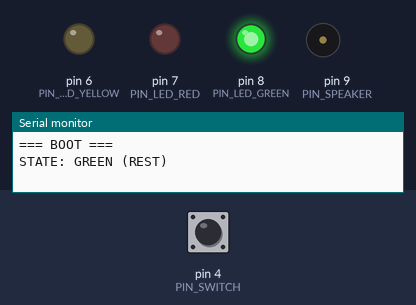
Simulated run of this sketch. Board: Arduino Uno, built with avr-gcc and run on an emulated ATmega328P. On the bench: output pins drawn as LEDs (lit = HIGH), buzzer (waves = sounding), the last lines printed to the serial monitor. The inputs (shaded band) are chosen by the test bench; at power-on: pin 4 (PIN_SWITCH) HIGH.

Above: at 1.2 s.
1.3 s: pin 4 (PIN_SWITCH) pulled LOW for 0.15 s
At 2.3 s:
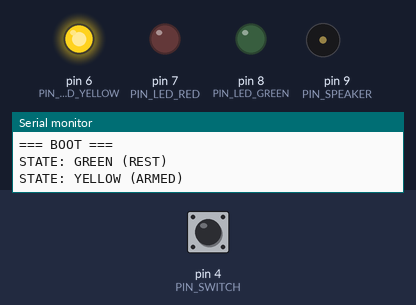
2.9 s: pin 4 (PIN_SWITCH) pulled LOW for 1 s
At 4.5 s:
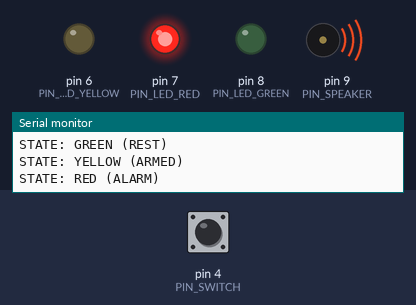
5.4 s: pin 4 (PIN_SWITCH) pulled LOW for 3.2 s
At 6.0 s:
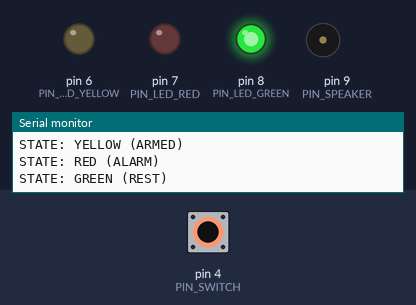
Timing chart, 0 to 8.4 s (numbered marks = the images above; inputs shaded):
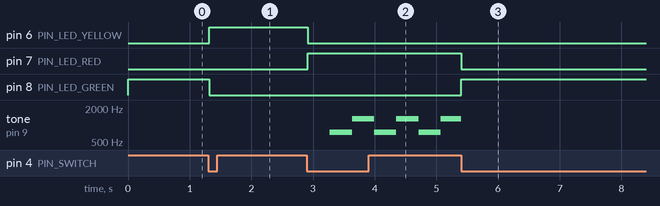

The sketch:

AntiTheftTroubleshooting_copy.ino
```cpp
/*
  Anti-Theft Backpack — TROUBLESHOOTING CODE v6 (No MPU)
  ========================================================
  Fixed:
    - LED pin assignments corrected (green=D7, yellow=D6, red=D8)
    - State advances IMMEDIATELY when switch latches ON (goes LOW)
    - Waits for switch to latch OFF (goes HIGH) before allowing next advance

  Wiring:
    Switch: one terminal → D4, other terminal → GND
    Green LED  → D7 (with 470Ω to GND)
    Yellow LED → D6 (with 470Ω to GND)
    Red LED    → D8 (with 470Ω to GND)
    Speaker    → D9
*/

const int PIN_SWITCH     = 4;
const int PIN_LED_GREEN  = 8;   // GREEN  on D7
const int PIN_LED_YELLOW = 6;   // YELLOW on D6
const int PIN_LED_RED    = 7;   // RED    on D8
const int PIN_SPEAKER    = 9;

enum State { REST, ARMED, ALARM };
State currentState = REST;

bool readyForNext = true;  // true = we can accept a new ON press

unsigned long lastToneTime = 0;
bool toneHigh = false;

void setLEDs(bool green, bool yellow, bool red) {
  digitalWrite(PIN_LED_GREEN,  green  ? HIGH : LOW);
  digitalWrite(PIN_LED_YELLOW, yellow ? HIGH : LOW);
  digitalWrite(PIN_LED_RED,    red    ? HIGH : LOW);
}

void stopAlarm() {
  noTone(PIN_SPEAKER);
  digitalWrite(PIN_SPEAKER, LOW);
}

void enterREST()  { setLEDs(true,false,false); stopAlarm(); currentState=REST;  Serial.println("STATE: GREEN (REST)"); }
void enterARMED() { setLEDs(false,true,false); stopAlarm(); currentState=ARMED; Serial.println("STATE: YELLOW (ARMED)"); }
void enterALARM() { setLEDs(false,false,true); currentState=ALARM; lastToneTime=millis(); Serial.println("STATE: RED (ALARM)"); }

void setup() {
  pinMode(PIN_LED_GREEN,  OUTPUT);
  pinMode(PIN_LED_YELLOW, OUTPUT);
  pinMode(PIN_LED_RED,    OUTPUT);
  pinMode(PIN_SPEAKER,    OUTPUT);
  pinMode(PIN_SWITCH,     INPUT_PULLUP);

  Serial.begin(9600);
  Serial.println("=== BOOT ===");
  enterREST();
}

void loop() {
  // INPUT_PULLUP: LOW = switch latched ON, HIGH = switch latched OFF
  bool switchON = (digitalRead(PIN_SWITCH) == LOW);

  if (switchON && readyForNext) {
    // Switch just latched ON — advance state immediately, block until OFF
    readyForNext = false;
    switch (currentState) {
      case REST:  enterARMED(); break;
      case ARMED: enterALARM(); break;
      case ALARM: enterREST();  break;
    }
  }

  if (!switchON) {
    // Switch is OFF — allow the next press to register
    readyForNext = true;
  }

  // Alarm tone
  if (currentState == ALARM) {
    if (millis() - lastToneTime > 350) {
      tone(PIN_SPEAKER, toneHigh ? 1300 : 750);
      toneHigh = !toneHigh;
      lastToneTime = millis();
    }
  }

  delay(30);
}
```

Measured:
- after the input at 1.3 s, pin 6 (PIN_LED_YELLOW): LOW → HIGH at once; pin 8 (PIN_LED_GREEN): HIGH → LOW at once
- after the input at 2.9 s, pin 6 (PIN_LED_YELLOW): HIGH → LOW at once; pin 7 (PIN_LED_RED): LOW → HIGH at once; tone on pin 9 (PIN_SPEAKER): alternates 1300 Hz for 0.36 s and 750 Hz for 0.36 s, starting after 0.37 s
- after the input at 5.4 s, pin 7 (PIN_LED_RED): HIGH → LOW at once; pin 8 (PIN_LED_GREEN): LOW → HIGH at once
